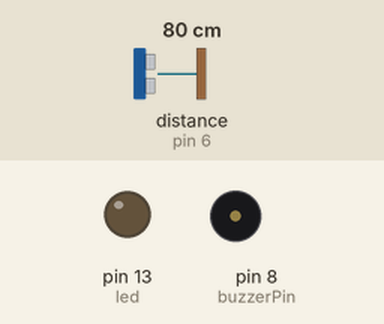
Simulated run of this sketch. Board: Arduino Uno, built with avr-gcc and run on an emulated ATmega328P. On the bench: output pins drawn as LEDs (lit = HIGH), buzzer (waves = sounding). Wiring (inferred from the names in the program): ultrasonic range finder: trigger pin 7; echo pin 6. Dashed ring = blinking. Inputs (shaded band) come from the test bench; at power-on: distance to the obstacle (sensor on pin 6) 80 cm. The echo pulse lasts 58.3 µs per cm; pins used as bus, display or sensor lines are not drawn.

Above: at 1.2 s.
1.3 s: distance to the obstacle (sensor on pin 6) set to 2 cm
At 1.55 s:
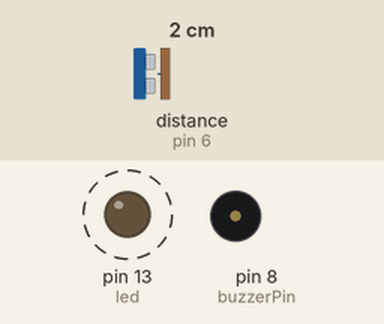
4.3 s: distance to the obstacle (sensor on pin 6) set to 18 cm
At 4.47 s:
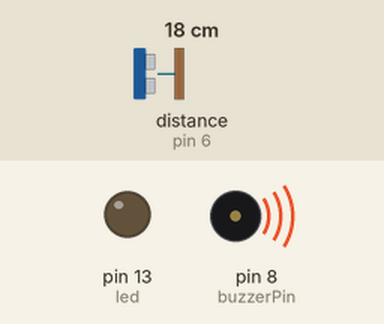
7.3 s: distance to the obstacle (sensor on pin 6) set to 4 cm
At 7.71 s:
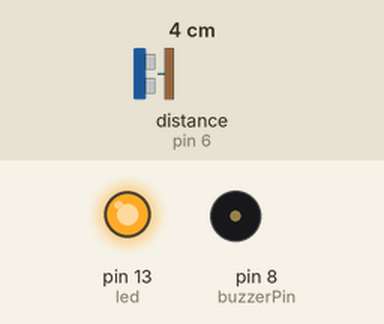
Timing chart, 0 to 16.3 s (numbered marks = the images above; inputs shaded):
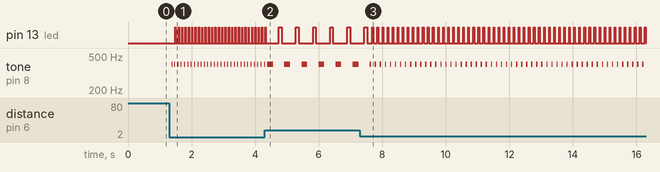

The sketch:

ultrasoniksensor.ino
```cpp
#define echoPin 6
#define trigPin 7
#define buzzerPin 8
#define led 13

int maksimum = 50;
int minimum = 0;


void setup() {

    pinMode(trigPin,OUTPUT);
    pinMode(echoPin,INPUT);
    pinMode(buzzerPin,OUTPUT);
    pinMode(led,OUTPUT);


}

void loop() {

     int olcum = mesafe(maksimum,minimum);

     melodi(olcum*10);
     if(olcum >= 0 || olcum <= 50)
     {
        digitalWrite(led,HIGH);
        delay(olcum*5);
        digitalWrite(led,LOW);
        delay(olcum*2);
     }
     else
     {
        digitalWrite(led,LOW);
        delay(olcum*5);

     }

}

int mesafe(int maks,int min)
{
  long sure,mesafemiz;

  digitalWrite(trigPin,LOW);
  delayMicroseconds(2);
  digitalWrite(trigPin,HIGH);
  delayMicroseconds(10);
  digitalWrite(trigPin,LOW);

  sure = pulseIn(echoPin,HIGH);
  mesafemiz= sure / 58.2;
  delay(50);

  if(mesafemiz >= maks || mesafemiz <=min)
    return 0;


  return mesafemiz;
}

int melodi(int gecikme)
{
   tone(buzzerPin,400);
   delay(gecikme);
   noTone(buzzerPin);
   delay(gecikme);
}
```

Measured:
- after the input at 1.3 s, pin 13 (led): alternates HIGH for 0.01 s and LOW for 0.09 s, starting after 0.19 s; tone on pin 8 (buzzerPin): alternates 400 Hz for 0.02 s and silent for 0.08 s, starting after 0.08 s
- after the input at 7.3 s, tone on pin 8 (buzzerPin): alternates 400 Hz for 0.04 s and silent for 0.12 s, starting after 0.35 s
